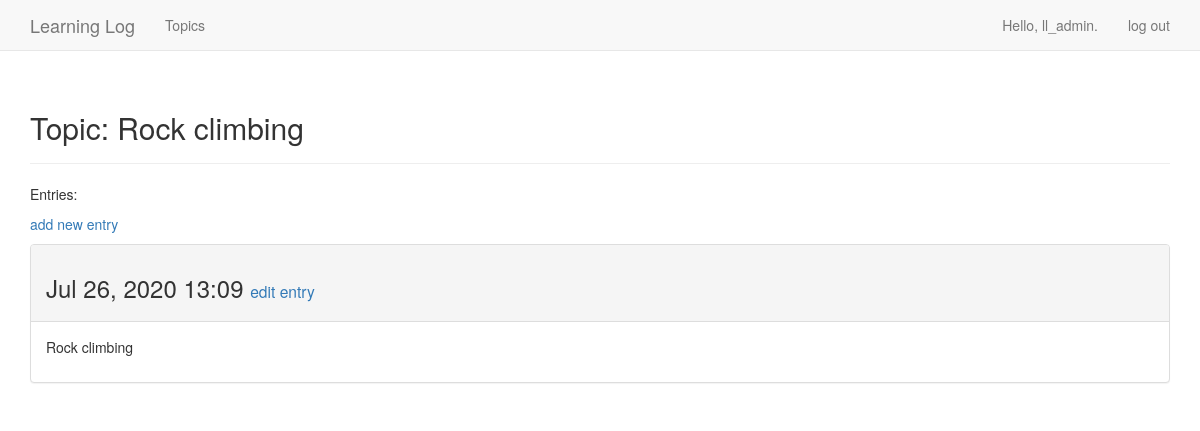
The page /topics/2/ (signed in) on the database its author committed.
### learning_logs/models.py (models this page shows, shortened)
class Topic(models.Model):
    text = models.CharField(max_length=200)
    date_added = models.DateTimeField(auto_now_add=True)
    owner = models.ForeignKey(User, on_delete=models.CASCADE)
    def __str__(self):
        return self.text

class Entry(models.Model):
    topic = models.ForeignKey(Topic, on_delete=models.CASCADE)
    text = models.TextField()
    date_added = models.DateTimeField(auto_now_add=True)
    class Meta:
        verbose_name_plural = 'entries'

### learning_logs/views.py (the view)
# urls.py: re_path(r'^topics/(?P<topic_id>\d+)/$', views.topic, name='topic'),
@login_required
def topic(request, topic_id):
    topic = Topic.objects.get(id=topic_id)
    check_topic_owner(topic, request)
    entries = topic.entry_set.order_by('-date_added')
    context = {'topic': topic, 'entries': entries}
    return render(request, 'learning_logs/topic.html', context)

### learning_logs/views.py (called while the page is built)
def check_topic_owner(topic, request):
    if topic.owner != request.user:
        raise Http404

### learning_logs/templates/learning_logs/topic.html (shortened to what this page needs)
<!DOCTYPE html>
<html lang="en">
<head>
</head>
<body>
{% extends 'learning_logs/base.html' %}
{% block header %}
    <h2>Topic: {{ topic }}</h2>
{% endblock header %}
{% block content %}
    <p>Entries: </p>
        <p>
            <a href="{% url 'new_entry' topic.id %}">add new entry</a>
        </p>
            {% for entry in entries %}
            <div class="panel panel-default">
                <div class="panel-heading">
                    <h3>
                        {{ entry.date_added|date:"M d, Y H:i" }}
                        <small>
                            <a href="{% url 'edit_entry' entry.id %}">edit entry</a>
                        </small>
                    </h3>
                </div>
                <div class="panel-body">
                    {{ entry.text|linebreaks }}
                </div>
            </div>
            {% empty %}
                There are no entries for this topic yet.
            {% endfor %}
{% endblock content %}

### learning_logs/templates/learning_logs/base.html (shortened to what this page needs)
{% load bootstrap3 %}
<!DOCTYPE html>
<html lang="en">
    <head>
        {% bootstrap_css %}
    </head>
        <body>
        <nav class="navbar navbar-default navbar-static-top">
            <div class="container">
                <div class="navbar-header">
                    <a class="navbar-brand" href="{% url 'index' %}">Learning Log</a>
                </div>
                <div id="navbar" class="navbar-collapse collapse">
                    <ul class="nav navbar-nav">
                        <li><a href="{% url 'topics' %}">Topics</a></li>
                    </ul>
                    <ul class="nav navbar-nav navbar-right">
                        {% if user.is_authenticated %}
                            <li><a>Hello, {{ user.username }}.</a></li>
                            <li><a href="{% url 'logout' %}">log out</a></li>
                        {% else %}
                            <li><a href="{% url 'register' %}">register</a></li>
                            <li><a href="{% url 'login' %}">log in</a></li>
                        {% endif %}
                    </ul>
                </div>
            </div>
        </nav>
            <div class="container">
                <div class="page-header">
                    {% block header %}{% endblock header %}
                </div>
                <div>
                    {% block content %}{% endblock content %}
                </div>
            </div>
        </body>
</html>

### rows shown on the page
Topic: text "Rock climbing"
Entry: date_added "Jul 26, 2020 13:09", text "Rock climbing"

### other values the page prints
{{ user.username }} "ll_admin"
